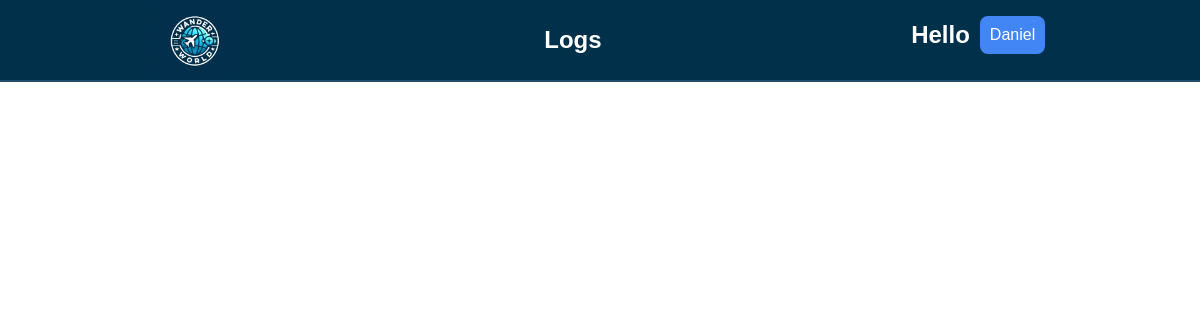
/logs.php (signed in), run on an earlier commit of the app's database.
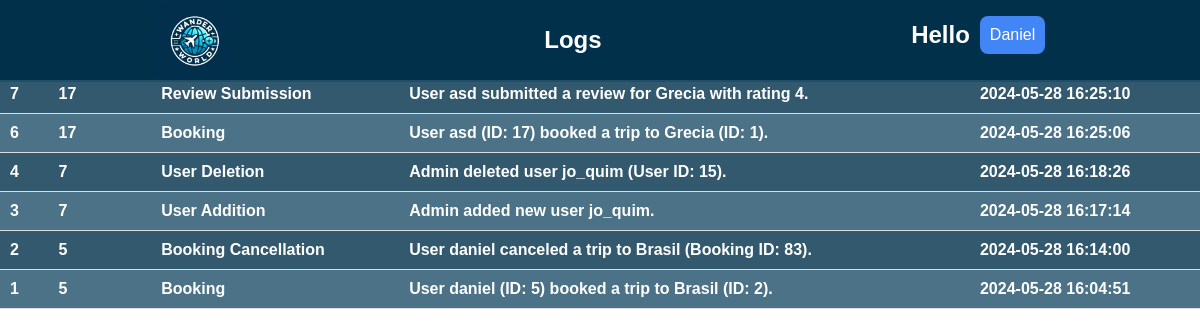
And on a later commit of the database.
### tables this page shows
CREATE TABLE `logs` (
  `id` int(11) NOT NULL,
  `user_id` int(11) DEFAULT NULL,
  `action` varchar(255) DEFAULT NULL,
  `description` text DEFAULT NULL,
  `created_at` timestamp NOT NULL DEFAULT current_timestamp()
);

### public/logs.php (the view, shortened to what this page needs)
<?php
include_once "../includes/db-conn.php";
$stmt = $conn->prepare("SELECT * FROM logs ORDER BY created_at DESC");
$stmt->execute();
$result = $stmt->get_result();
$logs = $result->fetch_all(MYSQLI_ASSOC);
?>
<!DOCTYPE html>
<html lang="en">
<head>
    <link rel="stylesheet" href="../assets/styles/admin.css">
    <link rel="stylesheet" href="../assets/styles/styles.css">
    <link rel="stylesheet" href="https://cdnjs.cloudflare.com/ajax/libs/font-awesome/5.15.4/css/all.min.css">
    <link rel="stylesheet" href="../assets/styles/navbar.css">
    <link rel="stylesheet" href="../assets/styles/viagemConfig.css">
</head>
<body>
<nav>
    <div class="img_container">
       <a href="./admin.php"><img src="../assets/images/logogpt.jpeg" alt="Logo" id="logo"></a>
    </div>
   <div id="titulo">
    <h1>
    Logs
    </h1>
   </div>
    <div class="Menu_user">
       <h1 class="hello">Hello </h1>
       <ul class="menu">
        <li class="menu-item">
       <a  class="User"><?php echo $_SESSION['name']; ?></a>
  </li>
</ul>
      </div>
  </nav>
    <h1>Logs</h1>
    <table>
        <tr>
            <th>ID</th>
            <th>User ID</th>
            <th>Action</th>
            <th>Description</th>
            <th>Timestamp</th>
        </tr>
        <?php foreach ($logs as $log): ?>
        <tr>
            <td><?php echo htmlspecialchars($log['id']); ?></td>
            <td><?php echo htmlspecialchars($log['user_id']); ?></td>
            <td><?php echo htmlspecialchars($log['action']); ?></td>
            <td><?php echo htmlspecialchars($log['description']); ?></td>
            <td><?php echo htmlspecialchars($log['created_at']); ?></td>
        </tr>
        <?php endforeach; ?>
    </table>
</body>
</html>

What changed in the data, as far as the page shows it:
added logs: id "7", user "17", action "Review Submission", description "User asd submitted a review for Grecia with rating 4.", created_at "2024-05-28 16:25:10"
added logs: id "6", user "17", action "Booking", description "User asd (ID: 17) booked a trip to Grecia (ID: 1).", created_at "2024-05-28 16:25:06"
added logs: id "4", user "7", action "User Deletion", description "Admin deleted user jo_quim (User ID: 15).", created_at "2024-05-28 16:18:26"
added logs: id "3", user "7", action "User Addition", description "Admin added new user jo_quim.", created_at "2024-05-28 16:17:14"
added logs: id "2", user "5", action "Booking Cancellation", description "User daniel canceled a trip to Brasil (Booking ID: 83).", created_at "2024-05-28 16:14:00"
added logs: id "1", user "5", action "Booking", description "User daniel (ID: 5) booked a trip to Brasil (ID: 2).", created_at "2024-05-28 16:04:51"
